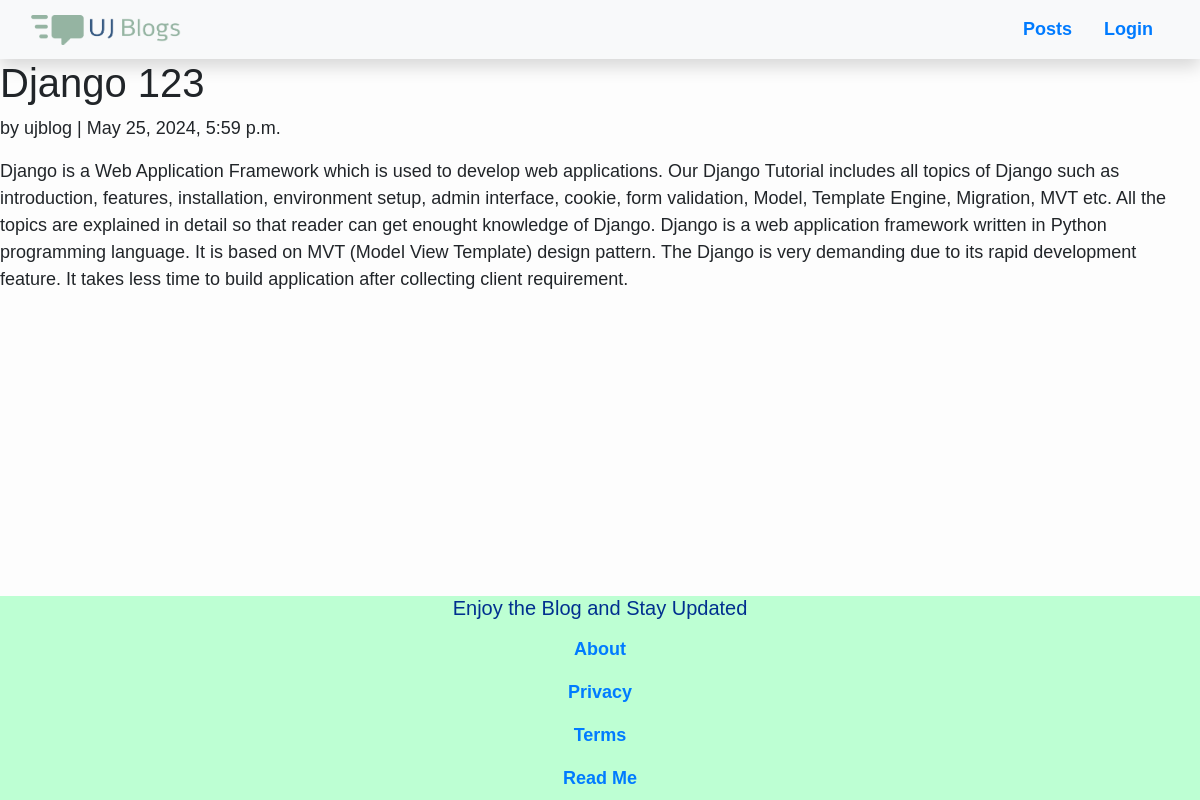
The page /posts/django/ on the database its author committed.
### blog/models.py (models this page shows, shortened)
class Post(models.Model):
    title = models.CharField(max_length=200)
    slug = AutoSlugField(populate_from='title', unique=True)
    author = models.ForeignKey(User, on_delete=models.CASCADE)
    content = models.TextField()
    created_at = models.DateTimeField(default=timezone.now)
    updated_at = models.DateTimeField(auto_now=True)
    status = models.CharField(max_length=10, choices=STATUS_CHOICES, default='draft')
    class Meta:
        ordering = ['-created_at']

### blog/views.py (the view)
# urls.py: path('posts/<slug:slug>/', views.post_detail, name='post_detail'),
def post_detail(request, slug):
    post = get_object_or_404(Post, slug=slug)
    return render(request, 'blog/post_detail.html', {'post': post})

### blog/templates/blog/post_detail.html
{% extends "blog/base.html" %}
{% block content %}
    <h1>{{ post.title }}</h1>
    <p>by {{ post.author}} | {{ post.created_at }}</p>
    <p>{{ post.content }}</p>
{% endblock %}

### blog/templates/blog/base.html (style rules this page uses)
html, body { height: 100%; margin: 0; }
body { font-family: sans-serif; font-size: 18px; background-color: #fdfdfd; display: flex; flex-direction: column; }

### rows shown on the page
Post: title "Django 123", author "ujblog", created_at "May 25, 2024, 5:59 p.m.", content "Django is a Web Application Framework which is used to develop web applications. Our Django Tutorial includes all topics of Django such as introduction, features, installation, environment setup, admin interface, cookie, form validation, Model, Template Engine, Migration, MVT etc. All the topics are explained in detail so that reader can get enought knowledge of Django. Django is a web application framework written in Python programming language. It is based on MVT (Model View Template) design pattern. The Django is very demanding due to its rapid development feature. It takes less time to build application after collecting client requirement."
